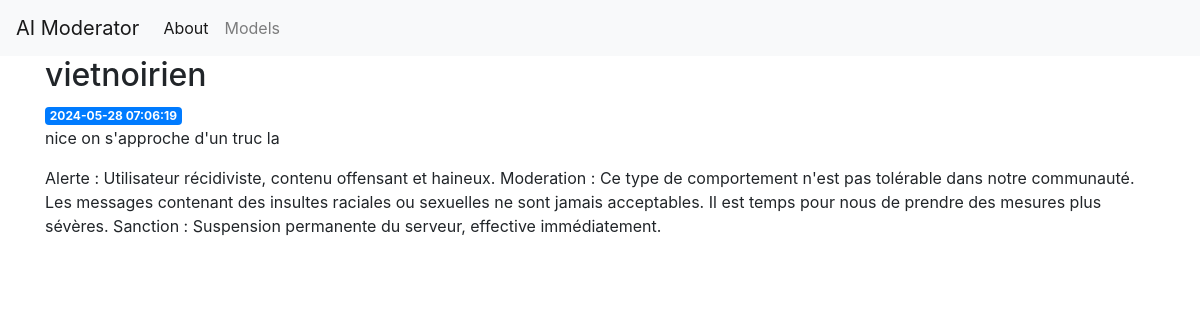
Screenshot of /29 with the database file from the repository.
### tables this page shows
CREATE TABLE posts (
    id INTEGER PRIMARY KEY AUTOINCREMENT,
    created TIMESTAMP NOT NULL DEFAULT CURRENT_TIMESTAMP,
    author TEXT NOT NULL,
    message TEXT NOT NULL,
    moderation TEXT NOT NULL
);

### project.py (the view)
@app.route('/<int:post_id>')
def post(post_id):
    post = get_post(post_id)
    return render_template('post.html', post=post)

### project.py (called while the page is built)
def get_db_connection():
    conn = sqlite3.connect("database.db")
    conn.row_factory = sqlite3.Row
    return conn

def get_post(post_id):
    conn = get_db_connection()
    post = conn.execute("SELECT * FROM posts WHERE id = ?", (post_id,)).fetchone()
    conn.close()
    if post is None:
        abort(404)
    return post

### templates/post.html
{% extends 'base.html' %}
{% block content %}
    <h2>{% block title %} {{ post['author'] }} {% endblock %}</h2>
    <span class="badge badge-primary">{{ post['created'] }}</span>
    <p>{{ post['message'] }}</p>
    <p>{{ post['moderation'] }}</p>
{% endblock %}

### rows the page displays
posts: author "vietnoirien", created "2024-05-28 07:06:19", message "nice on s'approche d'un truc la", moderation "Alerte : Utilisateur récidiviste, contenu offensant et haineux. Moderation : Ce type de comportement n'est pas tolérable dans notre communauté. Les messages contenant des insultes raciales ou sexuelles ne sont jamais acceptables. Il est temps pour nous de prendre des mesures plus sévères. Sanction : Suspension permanente du serveur, effective immédiatement."
